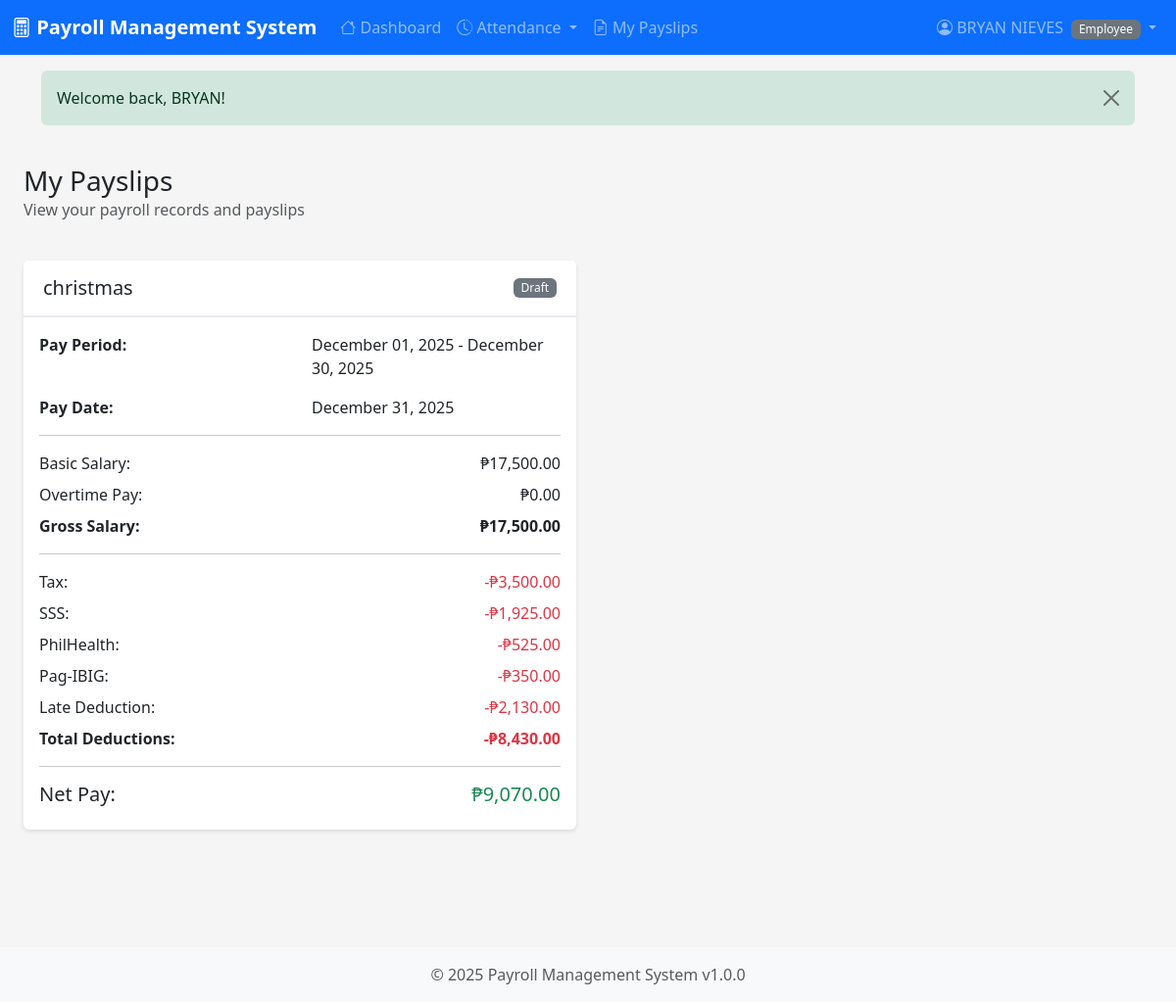
/payroll/my_payslips.php (signed in), run on the app's committed database.
### tables this page shows
CREATE TABLE `payroll_records` (
  `id` int(11) NOT NULL,
  `payroll_period_id` int(11) NOT NULL,
  `employee_id` int(11) NOT NULL,
  `basic_salary` decimal(12,2) NOT NULL,
  `regular_hours` decimal(5,2) DEFAULT 0.00,
  `overtime_hours` decimal(5,2) DEFAULT 0.00,
  `overtime_pay` decimal(12,2) DEFAULT 0.00,
  `gross_salary` decimal(12,2) NOT NULL,
  `tax_deduction` decimal(12,2) DEFAULT 0.00,
  `sss_deduction` decimal(12,2) DEFAULT 0.00,
  `philhealth_deduction` decimal(12,2) DEFAULT 0.00,
  `pagibig_deduction` decimal(12,2) DEFAULT 0.00,
  `late_deduction` decimal(12,2) DEFAULT 0.00,
  `absence_deduction` decimal(12,2) DEFAULT 0.00,
  `other_deductions` decimal(12,2) DEFAULT 0.00,
  `total_deductions` decimal(12,2) DEFAULT 0.00,
  `bonus` decimal(12,2) DEFAULT 0.00,
  `allowance` decimal(12,2) DEFAULT 0.00,
  `incentive` decimal(12,2) DEFAULT 0.00,
  `other_income` decimal(12,2) DEFAULT 0.00,
  `total_incentives` decimal(12,2) DEFAULT 0.00,
  `net_pay` decimal(12,2) NOT NULL,
  `status` enum('draft','approved','paid','cancelled') DEFAULT 'draft',
  `notes` text DEFAULT NULL,
  `created_at` timestamp NOT NULL DEFAULT current_timestamp(),
  `updated_at` timestamp NOT NULL DEFAULT current_timestamp() ON UPDATE current_timestamp()
);

CREATE TABLE `payroll_periods` (
  `id` int(11) NOT NULL,
  `period_name` varchar(50) NOT NULL,
  `start_date` date NOT NULL,
  `end_date` date NOT NULL,
  `pay_date` date NOT NULL,
  `status` enum('draft','processing','completed','locked') DEFAULT 'draft',
  `created_by` int(11) NOT NULL,
  `created_at` timestamp NOT NULL DEFAULT current_timestamp(),
  `updated_at` timestamp NOT NULL DEFAULT current_timestamp() ON UPDATE current_timestamp()
);

### includes/functions.php (called while the page is built, shortened)
<?php
function formatCurrency($amount) {
    return '₱' . number_format($amount, 2, '.', ',');
}
function formatDate($date, $format = DISPLAY_DATE_FORMAT) {
    return date($format, strtotime($date));
}
function getStatusBadge($status) {
    $badges = [
        'active' => 'success',
        'on-leave' => 'warning',
        'suspended' => 'danger',
        'terminated' => 'dark',
        'pending' => 'warning',
        'approved' => 'success',
        'rejected' => 'danger',
        'draft' => 'secondary',
        'processing' => 'info',
        'completed' => 'success',
        'locked' => 'dark',
        'paid' => 'success',
        'cancelled' => 'danger'
    ];
    return $badges[$status] ?? 'secondary';
}

### payroll/my_payslips.php (the view, shortened to what this page needs)
<?php
require_once __DIR__ . '/../includes/functions.php';
$database = new Database();
$conn = $database->getConnection();
$empStmt = $conn->prepare("SELECT id FROM employees WHERE user_id = :user_id");
$empStmt->bindValue(':user_id', $_SESSION['user_id']);
$empStmt->execute();
$employeeData = $empStmt->fetch();
$employeeId = $employeeData['id'];
$query = "SELECT pr.*, pp.period_name, pp.start_date, pp.end_date, pp.pay_date, pp.status as period_status
          FROM payroll_records pr
          INNER JOIN payroll_periods pp ON pr.payroll_period_id = pp.id
          WHERE pr.employee_id = :emp_id
          ORDER BY pp.pay_date DESC";
$stmt = $conn->prepare($query);
$stmt->bindValue(':emp_id', $employeeId);
$stmt->execute();
$payslips = $stmt->fetchAll();
require_once __DIR__ . '/../includes/header.php';
?>
<div class="container-fluid">
    <div class="row mb-4">
        <div class="col-12">
            <h1 class="h3 mb-0">My Payslips</h1>
            <p class="text-muted">View your payroll records and payslips</p>
        </div>
    </div>
    <?php if (count($payslips) > 0): ?>
    <div class="row">
        <?php foreach ($payslips as $payslip): ?>
        <div class="col-md-6 mb-4">
            <div class="card">
                <div class="card-header">
                    <div class="d-flex justify-content-between align-items-center">
                        <h5 class="mb-0"><?php echo htmlspecialchars($payslip['period_name']); ?></h5>
                        <span class="badge bg-<?php echo getStatusBadge($payslip['period_status']); ?>">
                            <?php echo ucfirst($payslip['period_status']); ?>
                        </span>
                    </div>
                </div>
                <div class="card-body">
                    <div class="row mb-3">
                        <div class="col-6"><strong>Pay Period:</strong></div>
                        <div class="col-6">
                            <?php echo formatDate($payslip['start_date']); ?> - <?php echo formatDate($payslip['end_date']); ?>
                        </div>
                    </div>
                    <div class="row mb-3">
                        <div class="col-6"><strong>Pay Date:</strong></div>
                        <div class="col-6"><?php echo formatDate($payslip['pay_date']); ?></div>
                    </div>
                    <hr>
                    <div class="row mb-2">
                        <div class="col-6">Basic Salary:</div>
                        <div class="col-6 text-end"><?php echo formatCurrency($payslip['basic_salary']); ?></div>
                    </div>
                    <div class="row mb-2">
                        <div class="col-6">Overtime Pay:</div>
                        <div class="col-6 text-end"><?php echo formatCurrency($payslip['overtime_pay']); ?></div>
                    </div>
                    <div class="row mb-2">
                        <div class="col-6"><strong>Gross Salary:</strong></div>
                        <div class="col-6 text-end"><strong><?php echo formatCurrency($payslip['gross_salary']); ?></strong></div>
                    </div>
                    <hr>
                    <div class="row mb-2">
                        <div class="col-6">Tax:</div>
                        <div class="col-6 text-end text-danger">-<?php echo formatCurrency($payslip['tax_deduction']); ?></div>
                    </div>
                    <div class="row mb-2">
                        <div class="col-6">SSS:</div>
                        <div class="col-6 text-end text-danger">-<?php echo formatCurrency($payslip['sss_deduction']); ?></div>
                    </div>
                    <div class="row mb-2">
                        <div class="col-6">PhilHealth:</div>
                        <div class="col-6 text-end text-danger">-<?php echo formatCurrency($payslip['philhealth_deduction']); ?></div>
                    </div>
                    <div class="row mb-2">
                        <div class="col-6">Pag-IBIG:</div>
                        <div class="col-6 text-end text-danger">-<?php echo formatCurrency($payslip['pagibig_deduction']); ?></div>
                    </div>
                    <?php if ($payslip['late_deduction'] > 0): ?>
                    <div class="row mb-2">
                        <div class="col-6">Late Deduction:</div>
                        <div class="col-6 text-end text-danger">-<?php echo formatCurrency($payslip['late_deduction']); ?></div>
                    </div>
                    <?php endif; ?>
                    <div class="row mb-2">
                        <div class="col-6"><strong>Total Deductions:</strong></div>
                        <div class="col-6 text-end"><strong class="text-danger">-<?php echo formatCurrency($payslip['total_deductions']); ?></strong></div>
                    </div>
                    <hr>
                    <div class="row">
                        <div class="col-6"><h5>Net Pay:</h5></div>
                        <div class="col-6 text-end"><h5 class="text-success"><?php echo formatCurrency($payslip['net_pay']); ?></h5></div>
                    </div>
                </div>
            </div>
        </div>
        <?php endforeach; ?>
    </div>
    <?php endif; ?>
</div>
<?php require_once __DIR__ . '/../includes/footer.php'; ?>

### assets/css/style.css (style rules this page uses)
:root { --primary-color: #0d6efd; --secondary-color: #6c757d; --success-color: #198754; --danger-color: #dc3545; --warning-color: #ffc107; --info-color: #0dcaf0; --light-color: #f8f9fa; --dark-color: #212529; }
body { font-family: 'Segoe UI', Tahoma, Geneva, Verdana, sans-serif; background-color: #f5f5f5; min-height: 100vh; display: flex; flex-direction: column; }
.card { border: none; box-shadow: 0 2px 4px rgba(0, 0, 0, 0.1); transition: box-shadow 0.3s; margin-bottom: 1.5rem; }
.card-header { background-color: #fff; border-bottom: 2px solid #e9ecef; font-weight: 600; padding: 1rem 1.25rem; }
.badge { padding: 0.35em 0.65em; font-weight: 500; }

### data on the page
payroll_records: payroll_period.period_name "christmas", payroll_period.status "Draft", payroll_period.start_date "December 01, 2025", payroll_period.end_date "December 30, 2025", payroll_period.pay_date "December 31, 2025", basic_salary "₱17,500.00", overtime_pay "₱0.00", gross_salary "₱17,500.00", tax_deduction "₱3,500.00", sss_deduction "₱1,925.00", philhealth_deduction "₱525.00", pagibig_deduction "₱350.00", late_deduction "₱2,130.00", total_deductions "₱8,430.00", net_pay "₱9,070.00"

### other printed values
APP_NAME "Payroll Management System"
$currentUser['full_name'] "BRYAN NIEVES"
$currentUser['role'] "Employee"
$flashMessage['message'] "Welcome back, BRYAN!"
APP_VERSION "1.0.0"
